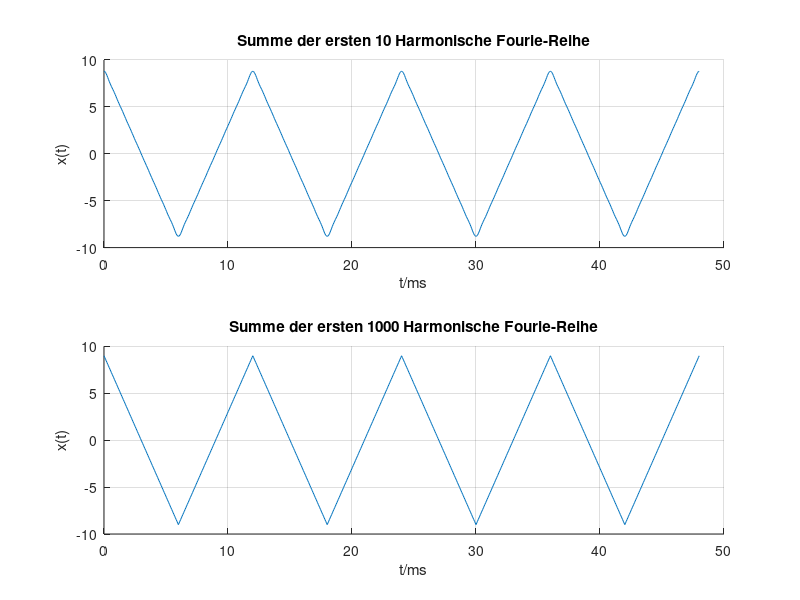

Recreate this plot in MATLAB.
clear
close all
clc 

% Always begin your matlab scripts with the commands above
  A = 9;
  T0 = 12;
  f0 = 1/T0;
  fs = 200;
  t = [0:T0/fs:4*T0];
  xt = zeros(1, numel(t));
  for k = 1:9
    xt = xt + cos(2*pi*(2*k-1)*f0*t)/((2*k-1)^2);
  end
  xt = xt * 8*A/(pi^2); 
  
% Zum Erkennen der Rundung
  % xt

% Graphische Ausgabe
  figure('name', 'UE2 1b');
  subplot(211); hold on; grid on;
  title('Summe der ersten 10 Harmonische Fourie-Reihe');
  plot(t, xt);
  xlabel('t/ms');
  ylabel('x(t)');

  xt = 0;
  for k = 1:999
    xt = xt + cos(2*pi*(2*k-1)*f0*t)/((2*k-1)^2);
  end
  xt = xt * 8*A/(pi^2);
  subplot(212); hold on; grid on;
  title('Summe der ersten 1000 Harmonische Fourie-Reihe');
  plot(t, xt);
  xlabel('t/ms');
  ylabel('x(t)');

  print('latex/fig/Aufgabe2_1_b.png')
  
% Zum Erkennen der Rundung
  % xt
